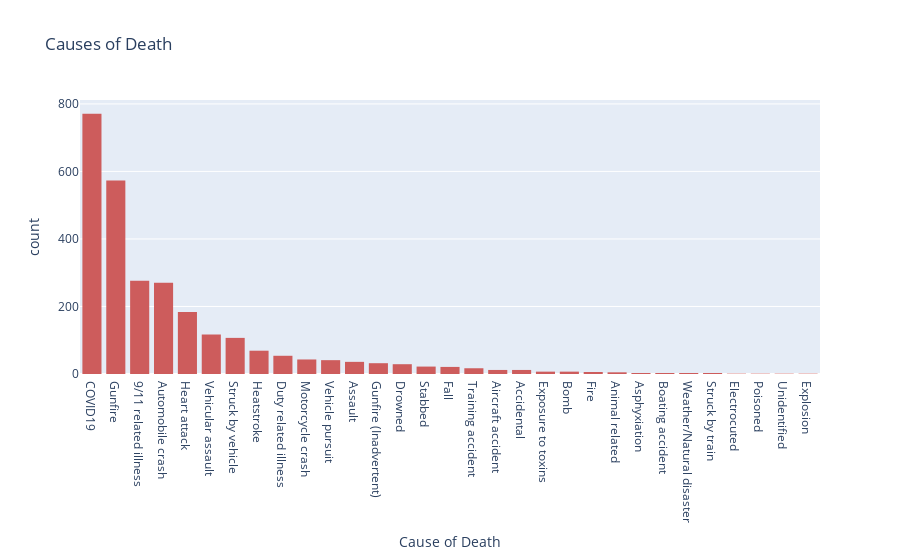

Write notebook code for a chart like this one.
### Markdown cell above
# The most common causes of death of the last decade

### Code cell
decade_12_22 = police.sort_values(by = 'Date')
decade_12_22 = decade_12_22[decade_12_22['Year'] >= 2012]

fig = px.histogram(decade_12_22, x = 'Cause_of_Death',  title = 'Causes of Death', labels = label1, color_discrete_sequence  = c)
fig.update_xaxes(categoryorder = 'total descending')
fig.show()

### Figure 1 — Plotly figure (JSON) as saved in the notebook; plotly's stock layout.template omitted (floating-point values rounded to 4 significant figures; data arrays with more than 128 entries replaced by an {"elided": "..."} marker saying what was removed)
{"data": [{"alignmentgroup": "True", "bingroup": "x", "hovertemplate": "Cause of Death=%{x}<br>count=%{y}<extra></extra>", "legendgroup": "", "marker": {"color": "indianred", "pattern": {"shape": ""}}, "name": "", "offsetgroup": "", "orientation": "v", "showlegend": false, "type": "histogram", "x": {"elided": "2727 str values"}, "xaxis": "x", "yaxis": "y"}], "layout": {"barmode": "relative", "legend": {"tracegroupgap": 0}, "title": {"text": "Causes of Death"}, "xaxis": {"anchor": "y", "categoryorder": "total descending", "domain": [0, 1], "title": {"text": "Cause of Death"}}, "yaxis": {"anchor": "x", "domain": [0, 1], "title": {"text": "count"}}}}
